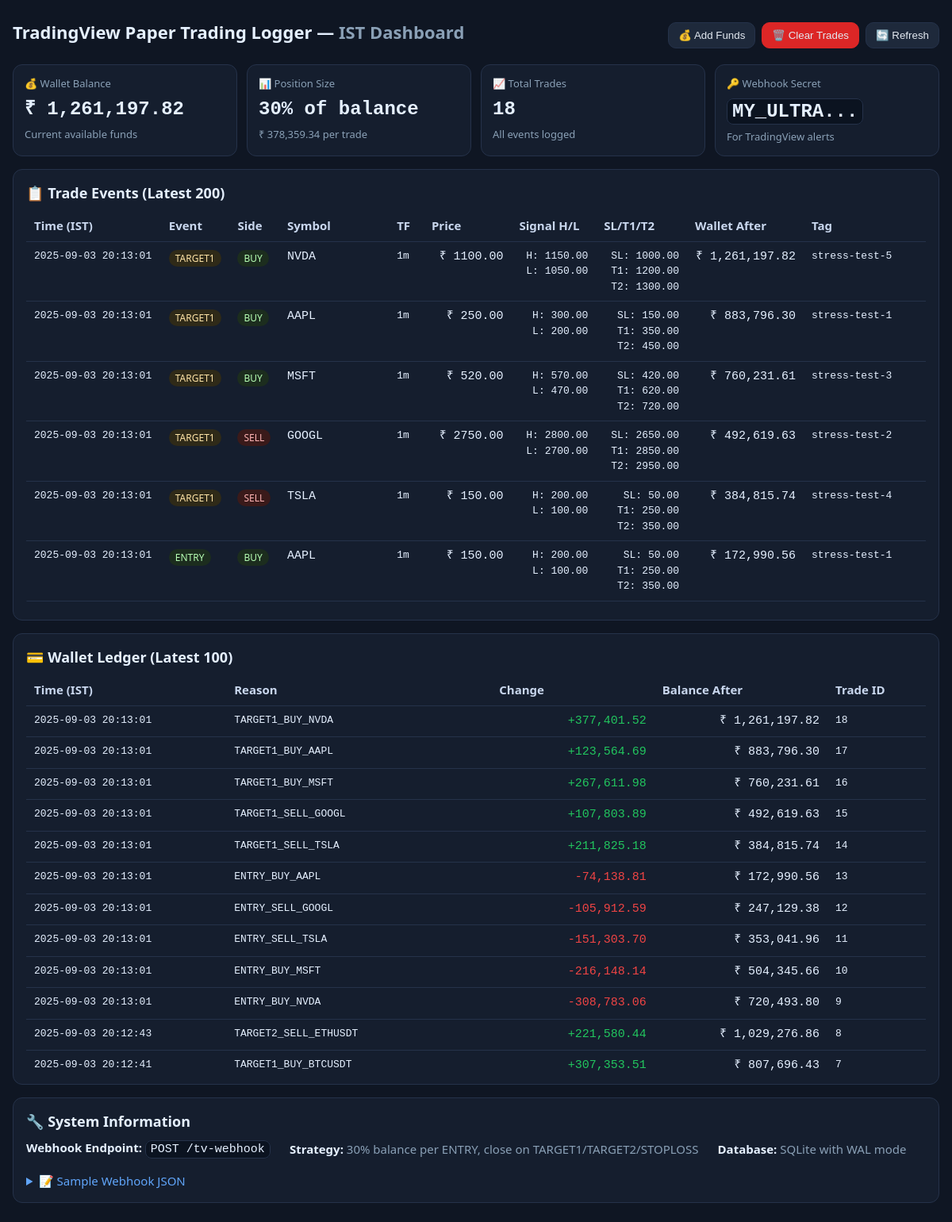
/dashboard, run on the app's committed database.
### tables this page shows
CREATE TABLE wallet (
            id INTEGER PRIMARY KEY AUTOINCREMENT,
            ts_utc INTEGER,
            balance REAL,
            change REAL,
            reason TEXT,
            trade_id INTEGER,
            FOREIGN KEY (trade_id) REFERENCES trades(id)
        );

CREATE TABLE trades (
            id INTEGER PRIMARY KEY AUTOINCREMENT,
            ts_utc INTEGER NOT NULL,
            event TEXT NOT NULL,
            side TEXT NOT NULL,
            symbol TEXT NOT NULL,
            tf TEXT,
            price REAL NOT NULL,
            sigH REAL,
            sigL REAL,
            sl REAL,
            t1 REAL,
            t2 REAL,
            tag TEXT,
            wallet_after REAL,

            raw TEXT,
            UNIQUE(tag, event)
        );

### app.py (the view)
@app.get("/dashboard", response_class=HTMLResponse)
def dashboard(request: Request):
    try:
        wallet_balance = get_wallet_balance()
        trades_raw = query_db("SELECT * FROM trades ORDER BY ts_utc DESC LIMIT 200;")
        trades = []
        for trade in trades_raw:
            trade_dict = dict(trade)
            trade_dict["ts_ist"] = utc_timestamp_to_ist_str(trade_dict["ts_utc"])
            trades.append(trade_dict)
        ledger_raw = query_db("SELECT * FROM wallet ORDER BY ts_utc DESC LIMIT 100;")
        ledger = []
        for entry in ledger_raw:
            ledger_dict = dict(entry)
            ledger_dict["ts_ist"] = utc_timestamp_to_ist_str(ledger_dict["ts_utc"])
            ledger.append(ledger_dict)
        context = {
            "request": request,
            "wallet": {"balance": wallet_balance},
            "trades": trades,
            "ledger": ledger,
            "secret_hint": SECRET_KEY[:8] + "..." if len(SECRET_KEY) > 8 else SECRET_KEY
        }
        return templates.TemplateResponse("dashboard.html", context)
    except Exception as e:
        logger.error(f"[Dashboard] Error: {e}")
        return HTMLResponse(f"<h1>Dashboard Error</h1><p>{str(e)}</p>", status_code=500)

### templates/dashboard.html (shortened to what this page needs)
<!doctype html>
<html lang="en">
<head>
</head>
<body>
<div class="wrap grid">
  <div class="row" style="justify-content:space-between;align-items:center">
    <h1>TradingView Paper Trading Logger — <span class="muted">IST Dashboard</span></h1>
    <div class="row">
      <button class="btn" onclick="addFunds()">💰 Add Funds</button>
      <button class="btn" onclick="clearTrades()" style="background:#dc2626;border-color:#dc2626">🗑️ Clear Trades</button>
      <button class="btn" onclick="location.reload()">🔄 Refresh</button>
    </div>
  </div>
  <div class="kpi">
    <div class="card">
      <div class="muted small">💰 Wallet Balance</div>
      <div class="v mono">₹ {{ "{:,.2f}".format(wallet.balance) }}</div>
      <div class="muted small">Current available funds</div>
    </div>
    <div class="card">
      <div class="muted small">📊 Position Size</div>
      <div class="v mono">30% of balance</div>
      <div class="muted small">₹ {{ "{:,.2f}".format(wallet.balance * 0.3) }} per trade</div>
    </div>
    <div class="card">
      <div class="muted small">📈 Total Trades</div>
      <div class="v mono">{{ trades|length }}</div>
      <div class="muted small">All events logged</div>
    </div>
    <div class="card">
      <div class="muted small">🔑 Webhook Secret</div>
      <div class="v"><code>{{ secret_hint }}</code></div>
      <div class="muted small">For TradingView alerts</div>
    </div>
  </div>
  <div class="card">
    <h2>📋 Trade Events (Latest 200)</h2>
    <div class="scroll">
      <table>
        <thead>
        <tr>
          <th>Time (IST)</th>
          <th>Event</th>
          <th>Side</th>
          <th>Symbol</th>
          <th>TF</th>
          <th class="right">Price</th>
          <th class="right">Signal H/L</th>
          <th class="right">SL/T1/T2</th>
          <th class="right">Wallet After</th>
          <th>Tag</th>
        </tr>
        </thead>
        <tbody>
        {% if trades|length == 0 %}
          <tr><td colspan="10" class="muted center">No trades yet. Send webhook from TradingView to start logging.</td></tr>
        {% else %}
          {% for trade in trades %}
          <tr>
            <td class="mono small">{{ trade.ts_ist or "—" }}</td>
            <td>
              {% if trade.event == 'ENTRY' %}<span class="pill entry">ENTRY</span>
              {% elif trade.event == 'TARGET1' %}<span class="pill target1">TARGET1</span>
              {% elif trade.event == 'TARGET2' %}<span class="pill target2">TARGET2</span>
              {% elif trade.event == 'STOPLOSS' %}<span class="pill stoploss">STOPLOSS</span>
              {% else %}<span class="pill">{{ trade.event }}</span>{% endif %}
            </td>
            <td>
              {% if trade.side == 'BUY' %}<span class="pill buy">BUY</span>
              {% elif trade.side == 'SELL' %}<span class="pill sell">SELL</span>
              {% else %}<span class="pill">{{ trade.side or "—" }}</span>{% endif %}
            </td>
            <td class="mono">{{ trade.symbol or "—" }}</td>
            <td class="mono small">{{ trade.tf or "—" }}</td>
            <td class="right mono">
              {% if trade.price %}₹ {{ "{:.2f}".format(trade.price) }}{% else %}—{% endif %}
            </td>
            <td class="right mono small">
              {% if trade.sigH or trade.sigL %}
                H: {{ "{:.2f}".format(trade.sigH) if trade.sigH else "—" }}<br>
                L: {{ "{:.2f}".format(trade.sigL) if trade.sigL else "—" }}
              {% else %}—{% endif %}
            </td>
            <td class="right mono small">
              {% if trade.sl %}SL: {{ "{:.2f}".format(trade.sl) }}<br>{% endif %}
              {% if trade.t1 %}T1: {{ "{:.2f}".format(trade.t1) }}<br>{% endif %}
              {% if trade.t2 %}T2: {{ "{:.2f}".format(trade.t2) }}{% endif %}
            </td>
            <td class="right mono">
              {% if trade.wallet_after %}₹ {{ "{:,.2f}".format(trade.wallet_after) }}{% else %}—{% endif %}
            </td>
            <td class="mono small">{{ trade.tag or "—" }}</td>
          </tr>
          {% endfor %}
        {% endif %}
        </tbody>
      </table>
    </div>
  </div>
  <div class="card">
    <h2>💳 Wallet Ledger (Latest 100)</h2>
    <div class="scroll">
      <table>
        <thead>
        <tr>
          <th>Time (IST)</th>
          <th>Reason</th>
          <th class="right">Change</th>
          <th class="right">Balance After</th>
          <th>Trade ID</th>
        </tr>
        </thead>
        <tbody>
        {% if ledger|length == 0 %}
          <tr><td colspan="5" class="muted center">No wallet transactions yet.</td></tr>
        {% else %}
          {% for entry in ledger %}
          <tr>
            <td class="mono small">{{ entry.ts_ist or "—" }}</td>
            <td class="mono small">{{ entry.reason or "—" }}</td>
            <td class="right mono {{ 'positive' if (entry.change or 0) >= 0 else 'negative' }}">
              {{ "{:+,.2f}".format(entry.change or 0) }}
            </td>
            <td class="right mono">
              {% if entry.balance %}₹ {{ "{:,.2f}".format(entry.balance) }}{% else %}—{% endif %}
            </td>
            <td class="mono small">{{ entry.trade_id or "—" }}</td>
          </tr>
          {% endfor %}
        {% endif %}
        </tbody>
      </table>
    </div>
  </div>
  <div class="card">
    <h2>🔧 System Information</h2>
    <div class="row" style="gap:24px;flex-wrap:wrap">
      <div>
        <strong>Webhook Endpoint:</strong>
        <code>POST /tv-webhook</code>
      </div>
              <div>
          <strong>Strategy:</strong>
          <span class="muted">30% balance per ENTRY, close on TARGET1/TARGET2/STOPLOSS</span>
        </div>
      <div>
        <strong>Database:</strong>
        <span class="muted">SQLite with WAL mode</span>
      </div>
    </div>
    <div style="margin-top:16px">
      <details>
        <summary style="cursor:pointer;color:var(--blue)">📝 Sample Webhook JSON</summary>
      </details>
    </div>
  </div>
</div>
</body>
</html>

### templates/dashboard.html (style rules this page uses)
:root { --bg:#0f1623; --card:#151e2e; --muted:#8aa0b6; --fg:#e5f0ff; --green:#22c55e; --red:#ef4444; --amber:#f59e0b; --blue:#60a5fa; --pill:#23314b; --border:#25324a; --mono: ui-monospace,SFMono-Regular,Menlo,Monaco,Consolas,"Liberation Mono","Courier New",monospace; }
* { box-sizing:border-box }
body { margin:0;background:var(--bg);color:var(--fg);font:500 15px/1.5 system-ui,Segoe UI,Roboto,Ubuntu,"Helvetica Neue",Arial }
.wrap { max-width:1400px;margin:24px auto;padding:0 16px }
.grid { display:grid;gap:16px }
.card { background:var(--card);border:1px solid var(--border);border-radius:12px;padding:16px }
h1 { margin:0 0 8px;font-size:22px;font-weight:700 }
h2 { margin:0 0 8px;font-size:18px }
.muted { color:var(--muted) }
.mono { font-family:var(--mono) }
.row { display:flex;gap:8px;flex-wrap:wrap;align-items:center }
.btn { padding:8px 12px;border-radius:10px;background:#1e293b;color:#e2e8f0;border:1px solid var(--border);cursor:pointer }
.pill { padding:2px 8px;border-radius:999px;background:var(--pill);font-size:12px }
.pill.entry { background:#1c2d1e;color:#b7ffb4 }
.pill.target1 { background:#2f2a18;color:#ffe4a6 }
.pill.buy { background:#1c2d1e;color:#b7ffb4 }
.pill.sell { background:#3a1a1a;color:#ffb3b3 }
table { width:100%;border-collapse:collapse }
th,td { padding:8px 10px;border-bottom:1px solid var(--border);vertical-align:top }
th { color:#c9d7ee;text-align:left;white-space:nowrap;position:sticky;top:0;background:var(--card);z-index:1 }
td.right { text-align:right }
.kpi { display:grid;grid-template-columns:repeat(auto-fit,minmax(250px,1fr));gap:12px }
.kpi .card { padding:14px }
.kpi .v { font-size:24px;font-weight:800;margin:4px 0 }
.scroll { max-height:500px;overflow:auto;border-radius:10px }
.small { font-size:13px }
.positive { color:var(--green) }
.negative { color:var(--red) }
code { font-family:var(--mono);background:#0b1320;border:1px solid var(--border);padding:2px 6px;border-radius:8px }

### data on the page
wallet: balance "1,261,197.82", wallet.balance*0.3 "378,359.34", ts_ist "2025-09-03 20:13:01", reason "TARGET1_BUY_NVDA", change "+377,401.52", trade "18"
trades: ts_ist "2025-09-03 20:13:01", event "TARGET1", side "BUY", symbol "NVDA", tf "1m", price "1100.00", sigH "1150.00", sigL "1050.00", sl "1000.00", t1 "1200.00", t2 "1300.00", wallet_after "1,261,197.82", tag "stress-test-5"
trades: ts_ist "2025-09-03 20:13:01", event "TARGET1", side "BUY", symbol "AAPL", tf "1m", price "250.00", sigH "300.00", sigL "200.00", sl "150.00", t1 "350.00", t2 "450.00", wallet_after "883,796.30", tag "stress-test-1"
trades: ts_ist "2025-09-03 20:13:01", event "TARGET1", side "BUY", symbol "MSFT", tf "1m", price "520.00", sigH "570.00", sigL "470.00", sl "420.00", t1 "620.00", t2 "720.00", wallet_after "760,231.61", tag "stress-test-3"
trades: ts_ist "2025-09-03 20:13:01", event "TARGET1", side "SELL", symbol "GOOGL", tf "1m", price "2750.00", sigH "2800.00", sigL "2700.00", sl "2650.00", t1 "2850.00", t2 "2950.00", wallet_after "492,619.63", tag "stress-test-2"
trades: ts_ist "2025-09-03 20:13:01", event "TARGET1", side "SELL", symbol "TSLA", tf "1m", price "150.00", sigH "200.00", sigL "100.00", sl "50.00", t1 "250.00", t2 "350.00", wallet_after "384,815.74", tag "stress-test-4"
trades: ts_ist "2025-09-03 20:13:01", event "ENTRY", side "BUY", symbol "AAPL", tf "1m", price "150.00", sigH "200.00", sigL "100.00", sl "50.00", t1 "250.00", t2 "350.00", wallet_after "172,990.56", tag "stress-test-1"
wallet: ts_ist "2025-09-03 20:13:01", reason "TARGET1_BUY_AAPL", change "+123,564.69", balance "883,796.30", trade "17"
wallet: ts_ist "2025-09-03 20:13:01", reason "TARGET1_BUY_MSFT", change "+267,611.98", balance "760,231.61", trade "16"
wallet: ts_ist "2025-09-03 20:13:01", reason "TARGET1_SELL_GOOGL", change "+107,803.89", balance "492,619.63", trade "15"
wallet: ts_ist "2025-09-03 20:13:01", reason "TARGET1_SELL_TSLA", change "+211,825.18", balance "384,815.74", trade "14"
wallet: ts_ist "2025-09-03 20:13:01", reason "ENTRY_BUY_AAPL", change "-74,138.81", balance "172,990.56", trade "13"
wallet: ts_ist "2025-09-03 20:13:01", reason "ENTRY_SELL_GOOGL", change "-105,912.59", balance "247,129.38", trade "12"
wallet: ts_ist "2025-09-03 20:13:01", reason "ENTRY_SELL_TSLA", change "-151,303.70", balance "353,041.96", trade "11"
wallet: ts_ist "2025-09-03 20:13:01", reason "ENTRY_BUY_MSFT", change "-216,148.14", balance "504,345.66", trade "10"
wallet: ts_ist "2025-09-03 20:13:01", reason "ENTRY_BUY_NVDA", change "-308,783.06", balance "720,493.80", trade "9"
wallet: ts_ist "2025-09-03 20:12:43", reason "TARGET2_SELL_ETHUSDT", change "+221,580.44", balance "1,029,276.86", trade "8"
wallet: ts_ist "2025-09-03 20:12:41", reason "TARGET1_BUY_BTCUSDT", change "+307,353.51", balance "807,696.43", trade "7"

### other printed values
{{ trades|length }} "18"
{{ secret_hint }} "MY_ULTRA..."
